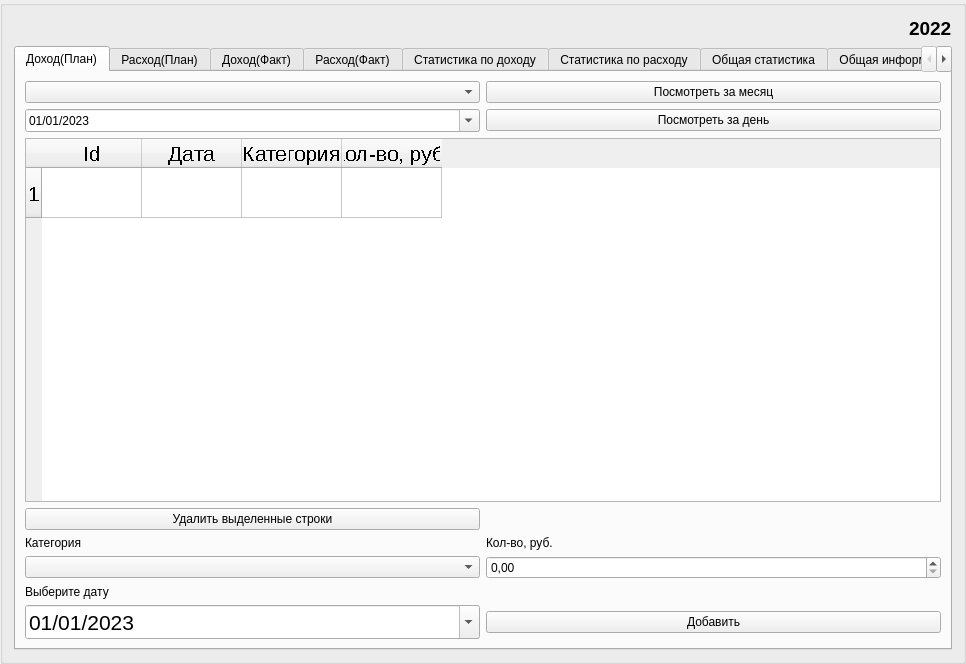
<?xml version="1.0" encoding="UTF-8"?>
<ui version="4.0">
 <class>QGroupBox</class>
 <widget class="QGroupBox" name="QGroupBox">
  <property name="geometry">
   <rect>
    <x>0</x>
    <y>0</y>
    <width>966</width>
    <height>664</height>
   </rect>
  </property>
  <property name="windowTitle">
   <string>Доходы/Расходы</string>
  </property>
  <property name="styleSheet">
   <string notr="true"/>
  </property>
  <layout class="QVBoxLayout" name="verticalLayout">
   <item alignment="Qt::AlignRight">
    <widget class="QLabel" name="year_label">
     <property name="font">
      <font>
       <pointsize>14</pointsize>
       <weight>75</weight>
       <italic>false</italic>
       <bold>true</bold>
       <underline>false</underline>
       <strikeout>false</strikeout>
       <kerning>false</kerning>
      </font>
     </property>
     <property name="text">
      <string>2022</string>
     </property>
    </widget>
   </item>
   <item>
    <widget class="QTabWidget" name="tabWidget">
     <property name="focusPolicy">
      <enum>Qt::StrongFocus</enum>
     </property>
     <property name="styleSheet">
      <string notr="true"/>
     </property>
     <property name="locale">
      <locale language="Russian" country="Russia"/>
     </property>
     <property name="currentIndex">
      <number>0</number>
     </property>
     <widget class="QWidget" name="tab">
      <property name="sizePolicy">
       <sizepolicy hsizetype="Preferred" vsizetype="Preferred">
        <horstretch>0</horstretch>
        <verstretch>0</verstretch>
       </sizepolicy>
      </property>
      <property name="focusPolicy">
       <enum>Qt::StrongFocus</enum>
      </property>
      <attribute name="title">
       <string>Доход(План)</string>
      </attribute>
      <layout class="QGridLayout" name="gridLayout">
       <item row="7" column="0">
        <widget class="QLabel" name="tab1_label_4">
         <property name="text">
          <string>Выберите дату</string>
         </property>
        </widget>
       </item>
       <item row="3" column="0" colspan="4">
        <widget class="QTableWidget" name="tab1_table">
         <property name="font">
          <font>
           <family>Ubuntu</family>
           <pointsize>16</pointsize>
           <weight>50</weight>
           <italic>false</italic>
           <bold>false</bold>
           <strikeout>false</strikeout>
           <stylestrategy>NoAntialias</stylestrategy>
          </font>
         </property>
         <property name="cursor" stdset="0">
          <cursorShape>CrossCursor</cursorShape>
         </property>
         <property name="mouseTracking">
          <bool>true</bool>
         </property>
         <property name="focusPolicy">
          <enum>Qt::StrongFocus</enum>
         </property>
         <property name="contextMenuPolicy">
          <enum>Qt::DefaultContextMenu</enum>
         </property>
         <property name="acceptDrops">
          <bool>false</bool>
         </property>
         <property name="layoutDirection">
          <enum>Qt::LeftToRight</enum>
         </property>
         <property name="editTriggers">
          <set>QAbstractItemView::AnyKeyPressed|QAbstractItemView::DoubleClicked|QAbstractItemView::EditKeyPressed|QAbstractItemView::SelectedClicked</set>
         </property>
         <property name="alternatingRowColors">
          <bool>true</bool>
         </property>
         <property name="horizontalScrollMode">
          <enum>QAbstractItemView::ScrollPerPixel</enum>
         </property>
         <property name="rowCount">
          <number>1</number>
         </property>
         <property name="columnCount">
          <number>4</number>
         </property>
         <attribute name="horizontalHeaderVisible">
          <bool>true</bool>
         </attribute>
         <attribute name="horizontalHeaderMinimumSectionSize">
          <number>50</number>
         </attribute>
         <attribute name="horizontalHeaderDefaultSectionSize">
          <number>100</number>
         </attribute>
         <attribute name="verticalHeaderMinimumSectionSize">
          <number>30</number>
         </attribute>
         <attribute name="verticalHeaderDefaultSectionSize">
          <number>50</number>
         </attribute>
         <row/>
         <column>
          <property name="text">
           <string>Id</string>
          </property>
         </column>
         <column>
          <property name="text">
           <string>Дата</string>
          </property>
         </column>
         <column>
          <property name="text">
           <string>Категория</string>
          </property>
         </column>
         <column>
          <property name="text">
           <string>Кол-во, руб.</string>
          </property>
         </column>
        </widget>
       </item>
       <item row="5" column="0">
        <widget class="QLabel" name="tab1_label">
         <property name="text">
          <string>Категория</string>
         </property>
        </widget>
       </item>
       <item row="6" column="0" colspan="2">
        <widget class="QComboBox" name="tab1_cbox_2"/>
       </item>
       <item row="8" column="0" colspan="2">
        <widget class="QDateEdit" name="tab1_dateEdit">
         <property name="font">
          <font>
           <pointsize>16</pointsize>
          </font>
         </property>
         <property name="locale">
          <locale language="Russian" country="Russia"/>
         </property>
         <property name="dateTime">
          <datetime>
           <hour>0</hour>
           <minute>0</minute>
           <second>0</second>
           <year>2023</year>
           <month>1</month>
           <day>1</day>
          </datetime>
         </property>
         <property name="displayFormat">
          <string>dd/MM/yyyy</string>
         </property>
         <property name="calendarPopup">
          <bool>true</bool>
         </property>
         <property name="timeSpec">
          <enum>Qt::LocalTime</enum>
         </property>
         <property name="date">
          <date>
           <year>2023</year>
           <month>1</month>
           <day>1</day>
          </date>
         </property>
        </widget>
       </item>
       <item row="4" column="0" colspan="2">
        <widget class="QPushButton" name="tab1_pushButton_3">
         <property name="styleSheet">
          <string notr="true"/>
         </property>
         <property name="text">
          <string>Удалить выделенные строки</string>
         </property>
        </widget>
       </item>
       <item row="6" column="2" colspan="2">
        <widget class="QDoubleSpinBox" name="tab1_value">
         <property name="decimals">
          <number>2</number>
         </property>
         <property name="maximum">
          <double>10000000000000000905969664.000000000000000</double>
         </property>
        </widget>
       </item>
       <item row="8" column="2" colspan="2">
        <widget class="QPushButton" name="tab1_pushButton">
         <property name="styleSheet">
          <string notr="true"/>
         </property>
         <property name="text">
          <string>Добавить</string>
         </property>
        </widget>
       </item>
       <item row="0" column="0" colspan="2">
        <widget class="QComboBox" name="tab1_cbox"/>
       </item>
       <item row="1" column="0" colspan="2">
        <widget class="QDateEdit" name="tab1_dateEdit_2">
         <property name="locale">
          <locale language="Russian" country="Russia"/>
         </property>
         <property name="dateTime">
          <datetime>
           <hour>0</hour>
           <minute>0</minute>
           <second>0</second>
           <year>2023</year>
           <month>1</month>
           <day>1</day>
          </datetime>
         </property>
         <property name="displayFormat">
          <string>dd/MM/yyyy</string>
         </property>
         <property name="calendarPopup">
          <bool>true</bool>
         </property>
         <property name="timeSpec">
          <enum>Qt::LocalTime</enum>
         </property>
         <property name="date">
          <date>
           <year>2023</year>
           <month>1</month>
           <day>1</day>
          </date>
         </property>
        </widget>
       </item>
       <item row="0" column="2" colspan="2">
        <widget class="QPushButton" name="tab1_pushButton_2">
         <property name="text">
          <string>Посмотреть за месяц</string>
         </property>
        </widget>
       </item>
       <item row="1" column="2" colspan="2">
        <widget class="QPushButton" name="tab1_pushButton_4">
         <property name="text">
          <string>Посмотреть за день</string>
         </property>
        </widget>
       </item>
       <item row="5" column="2">
        <widget class="QLabel" name="tab1_label_2">
         <property name="text">
          <string>Кол-во, руб.</string>
         </property>
        </widget>
       </item>
      </layout>
     </widget>
     <widget class="QWidget" name="tab_2">
      <attribute name="title">
       <string>Расход(План)</string>
      </attribute>
      <layout class="QGridLayout" name="gridLayout_2">
       <item row="0" column="0">
        <widget class="QComboBox" name="tab2_cbox"/>
       </item>
       <item row="0" column="1">
        <widget class="QPushButton" name="tab2_pushButton_2">
         <property name="text">
          <string>Посмотреть за месяц</string>
         </property>
        </widget>
       </item>
       <item row="1" column="0">
        <widget class="QDateEdit" name="tab2_dateEdit_2">
         <property name="locale">
          <locale language="Russian" country="Russia"/>
         </property>
         <property name="dateTime">
          <datetime>
           <hour>0</hour>
           <minute>0</minute>
           <second>0</second>
           <year>2023</year>
           <month>1</month>
           <day>1</day>
          </datetime>
         </property>
         <property name="displayFormat">
          <string>dd/MM/yyyy</string>
         </property>
         <property name="calendarPopup">
          <bool>true</bool>
         </property>
         <property name="timeSpec">
          <enum>Qt::LocalTime</enum>
         </property>
         <property name="date">
          <date>
           <year>2023</year>
           <month>1</month>
           <day>1</day>
          </date>
         </property>
        </widget>
       </item>
       <item row="1" column="1">
        <widget class="QPushButton" name="tab2_pushButton_4">
         <property name="text">
          <string>Посмотреть за день</string>
         </property>
        </widget>
       </item>
       <item row="2" column="0" colspan="2">
        <widget class="QTableWidget" name="tab2_table">
         <property name="font">
          <font>
           <family>Ubuntu</family>
           <pointsize>16</pointsize>
           <weight>50</weight>
           <italic>false</italic>
           <bold>false</bold>
           <strikeout>false</strikeout>
          </font>
         </property>
         <property name="cursor" stdset="0">
          <cursorShape>CrossCursor</cursorShape>
         </property>
         <property name="focusPolicy">
          <enum>Qt::StrongFocus</enum>
         </property>
         <property name="layoutDirection">
          <enum>Qt::LeftToRight</enum>
         </property>
         <property name="editTriggers">
          <set>QAbstractItemView::AnyKeyPressed|QAbstractItemView::DoubleClicked|QAbstractItemView::EditKeyPressed|QAbstractItemView::SelectedClicked</set>
         </property>
         <property name="alternatingRowColors">
          <bool>true</bool>
         </property>
         <property name="rowCount">
          <number>1</number>
         </property>
         <property name="columnCount">
          <number>4</number>
         </property>
         <attribute name="horizontalHeaderMinimumSectionSize">
          <number>50</number>
         </attribute>
         <attribute name="verticalHeaderMinimumSectionSize">
          <number>30</number>
         </attribute>
         <attribute name="verticalHeaderDefaultSectionSize">
          <number>50</number>
         </attribute>
         <row/>
         <column>
          <property name="text">
           <string>Id</string>
          </property>
         </column>
         <column>
          <property name="text">
           <string>Дата</string>
          </property>
         </column>
         <column>
          <property name="text">
           <string>Категория</string>
          </property>
         </column>
         <column>
          <property name="text">
           <string>Кол-во, руб.</string>
          </property>
         </column>
        </widget>
       </item>
       <item row="3" column="0">
        <widget class="QPushButton" name="tab2_pushButton_3">
         <property name="text">
          <string>Удалить выделенные строки</string>
         </property>
        </widget>
       </item>
       <item row="4" column="0">
        <widget class="QLabel" name="tab2_label">
         <property name="text">
          <string>Категория</string>
         </property>
        </widget>
       </item>
       <item row="4" column="1">
        <widget class="QLabel" name="tab2_label_2">
         <property name="text">
          <string>Кол-во, руб.</string>
         </property>
        </widget>
       </item>
       <item row="5" column="1">
        <widget class="QDoubleSpinBox" name="tab2_value">
         <property name="decimals">
          <number>2</number>
         </property>
         <property name="maximum">
          <double>10000000000000000905969664.000000000000000</double>
         </property>
        </widget>
       </item>
       <item row="6" column="0">
        <widget class="QLabel" name="tab2_label_1">
         <property name="text">
          <string>Выберите дату</string>
         </property>
        </widget>
       </item>
       <item row="7" column="0">
        <widget class="QDateEdit" name="tab2_dateEdit">
         <property name="font">
          <font>
           <pointsize>16</pointsize>
          </font>
         </property>
         <property name="locale">
          <locale language="Russian" country="Russia"/>
         </property>
         <property name="dateTime">
          <datetime>
           <hour>0</hour>
           <minute>0</minute>
           <second>0</second>
           <year>2023</year>
           <month>1</month>
           <day>1</day>
          </datetime>
         </property>
         <property name="displayFormat">
          <string>dd/MM/yyyy</string>
         </property>
         <property name="calendarPopup">
          <bool>true</bool>
         </property>
         <property name="timeSpec">
          <enum>Qt::LocalTime</enum>
         </property>
         <property name="date">
          <date>
           <year>2023</year>
           <month>1</month>
           <day>1</day>
          </date>
         </property>
        </widget>
       </item>
       <item row="7" column="1">
        <widget class="QPushButton" name="tab2_pushButton">
         <property name="text">
          <string>Добавить</string>
         </property>
        </widget>
       </item>
       <item row="5" column="0">
        <widget class="QComboBox" name="tab2_cbox_2"/>
       </item>
      </layout>
     </widget>
     <widget class="QWidget" name="tab_3">
      <attribute name="title">
       <string>Доход(Факт)</string>
      </attribute>
      <layout class="QGridLayout" name="gridLayout_3">
       <item row="0" column="0">
        <widget class="QComboBox" name="tab3_cbox"/>
       </item>
       <item row="0" column="1">
        <widget class="QPushButton" name="tab3_pushButton_2">
         <property name="text">
          <string>Посмотреть за месяц</string>
         </property>
        </widget>
       </item>
       <item row="1" column="0">
        <widget class="QDateEdit" name="tab3_dateEdit_2">
         <property name="locale">
          <locale language="Russian" country="Russia"/>
         </property>
         <property name="dateTime">
          <datetime>
           <hour>0</hour>
           <minute>0</minute>
           <second>0</second>
           <year>2023</year>
           <month>1</month>
           <day>1</day>
          </datetime>
         </property>
         <property name="displayFormat">
          <string>dd/MM/yyyy</string>
         </property>
         <property name="calendarPopup">
          <bool>true</bool>
         </property>
         <property name="timeSpec">
          <enum>Qt::LocalTime</enum>
         </property>
         <property name="date">
          <date>
           <year>2023</year>
           <month>1</month>
           <day>1</day>
          </date>
         </property>
        </widget>
       </item>
       <item row="1" column="1">
        <widget class="QPushButton" name="tab3_pushButton_4">
         <property name="text">
          <string>Посмотреть за день</string>
         </property>
        </widget>
       </item>
       <item row="2" column="0" colspan="2">
        <widget class="QTableWidget" name="tab3_table">
         <property name="font">
          <font>
           <family>Ubuntu</family>
           <pointsize>16</pointsize>
           <weight>50</weight>
           <italic>false</italic>
           <bold>false</bold>
           <strikeout>false</strikeout>
          </font>
         </property>
         <property name="cursor" stdset="0">
          <cursorShape>CrossCursor</cursorShape>
         </property>
         <property name="focusPolicy">
          <enum>Qt::StrongFocus</enum>
         </property>
         <property name="layoutDirection">
          <enum>Qt::LeftToRight</enum>
         </property>
         <property name="editTriggers">
          <set>QAbstractItemView::AnyKeyPressed|QAbstractItemView::DoubleClicked|QAbstractItemView::EditKeyPressed|QAbstractItemView::SelectedClicked</set>
         </property>
         <property name="alternatingRowColors">
          <bool>true</bool>
         </property>
         <property name="rowCount">
          <number>1</number>
         </property>
         <property name="columnCount">
          <number>4</number>
         </property>
         <attribute name="horizontalHeaderMinimumSectionSize">
          <number>50</number>
         </attribute>
         <attribute name="verticalHeaderMinimumSectionSize">
          <number>30</number>
         </attribute>
         <attribute name="verticalHeaderDefaultSectionSize">
          <number>50</number>
         </attribute>
         <row/>
         <column>
          <property name="text">
           <string>Id</string>
          </property>
         </column>
         <column>
          <property name="text">
           <string>Дата</string>
          </property>
         </column>
         <column>
          <property name="text">
           <string>Категория</string>
          </property>
         </column>
         <column>
          <property name="text">
           <string>Кол-во, руб.</string>
          </property>
         </column>
        </widget>
       </item>
       <item row="3" column="0">
        <widget class="QPushButton" name="tab3_pushButton_3">
         <property name="text">
          <string>Удалить выделенные строки</string>
         </property>
        </widget>
       </item>
       <item row="4" column="0">
        <widget class="QLabel" name="tab3_label">
         <property name="text">
          <string>Категория</string>
         </property>
        </widget>
       </item>
       <item row="4" column="1">
        <widget class="QLabel" name="tab3_label_1">
         <property name="text">
          <string>Кол-во, руб.</string>
         </property>
        </widget>
       </item>
       <item row="5" column="1">
        <widget class="QDoubleSpinBox" name="tab3_value">
         <property name="decimals">
          <number>2</number>
         </property>
         <property name="maximum">
          <double>10000000000000000905969664.000000000000000</double>
         </property>
        </widget>
       </item>
       <item row="6" column="0">
        <widget class="QLabel" name="tab3_label_2">
         <property name="text">
          <string>Выберите дату</string>
         </property>
        </widget>
       </item>
       <item row="7" column="0">
        <widget class="QDateEdit" name="tab3_dateEdit">
         <property name="font">
          <font>
           <pointsize>16</pointsize>
          </font>
         </property>
         <property name="locale">
          <locale language="Russian" country="Russia"/>
         </property>
         <property name="dateTime">
          <datetime>
           <hour>0</hour>
           <minute>0</minute>
           <second>0</second>
           <year>2023</year>
           <month>1</month>
           <day>1</day>
          </datetime>
         </property>
         <property name="displayFormat">
          <string>dd/MM/yyyy</string>
         </property>
         <property name="calendarPopup">
          <bool>true</bool>
         </property>
         <property name="timeSpec">
          <enum>Qt::LocalTime</enum>
         </property>
         <property name="date">
          <date>
           <year>2023</year>
           <month>1</month>
           <day>1</day>
          </date>
         </property>
        </widget>
       </item>
       <item row="7" column="1">
        <widget class="QPushButton" name="tab3_pushButton">
         <property name="text">
          <string>Добавить</string>
         </property>
        </widget>
       </item>
       <item row="5" column="0">
        <widget class="QComboBox" name="tab3_cbox_2"/>
       </item>
      </layout>
     </widget>
     <widget class="QWidget" name="tab_4">
      <attribute name="title">
       <string>Расход(Факт)</string>
      </attribute>
      <layout class="QGridLayout" name="gridLayout_4">
       <item row="0" column="0">
        <widget class="QComboBox" name="tab4_cbox"/>
       </item>
       <item row="0" column="1">
        <widget class="QPushButton" name="tab4_pushButton_2">
         <property name="text">
          <string>Посмотреть за месяц</string>
         </property>
        </widget>
       </item>
       <item row="1" column="0">
        <widget class="QDateEdit" name="tab4_dateEdit_2">
         <property name="dateTime">
          <datetime>
           <hour>0</hour>
           <minute>0</minute>
           <second>0</second>
           <year>2023</year>
           <month>1</month>
           <day>1</day>
          </datetime>
         </property>
         <property name="displayFormat">
          <string>dd/MM/yyyy</string>
         </property>
         <property name="calendarPopup">
          <bool>true</bool>
         </property>
         <property name="timeSpec">
          <enum>Qt::LocalTime</enum>
         </property>
         <property name="date">
          <date>
           <year>2023</year>
           <month>1</month>
           <day>1</day>
          </date>
         </property>
        </widget>
       </item>
       <item row="1" column="1">
        <widget class="QPushButton" name="tab4_pushButton_4">
         <property name="text">
          <string>Посмотреть за день</string>
         </property>
        </widget>
       </item>
       <item row="2" column="0" colspan="2">
        <widget class="QTableWidget" name="tab4_table">
         <property name="font">
          <font>
           <family>Ubuntu</family>
           <pointsize>16</pointsize>
           <weight>50</weight>
           <italic>false</italic>
           <bold>false</bold>
           <strikeout>false</strikeout>
          </font>
         </property>
         <property name="cursor" stdset="0">
          <cursorShape>CrossCursor</cursorShape>
         </property>
         <property name="focusPolicy">
          <enum>Qt::StrongFocus</enum>
         </property>
         <property name="layoutDirection">
          <enum>Qt::LeftToRight</enum>
         </property>
         <property name="editTriggers">
          <set>QAbstractItemView::AnyKeyPressed|QAbstractItemView::DoubleClicked|QAbstractItemView::EditKeyPressed|QAbstractItemView::SelectedClicked</set>
         </property>
         <property name="alternatingRowColors">
          <bool>true</bool>
         </property>
         <property name="rowCount">
          <number>1</number>
         </property>
         <property name="columnCount">
          <number>4</number>
         </property>
         <attribute name="horizontalHeaderMinimumSectionSize">
          <number>50</number>
         </attribute>
         <attribute name="verticalHeaderMinimumSectionSize">
          <number>30</number>
         </attribute>
         <attribute name="verticalHeaderDefaultSectionSize">
          <number>50</number>
         </attribute>
         <row/>
         <column>
          <property name="text">
           <string>Id</string>
          </property>
         </column>
         <column>
          <property name="text">
           <string>Дата</string>
          </property>
         </column>
         <column>
          <property name="text">
           <string>Категория</string>
          </property>
         </column>
         <column>
          <property name="text">
           <string>Кол-во, руб.</string>
          </property>
         </column>
        </widget>
       </item>
       <item row="3" column="0">
        <widget class="QPushButton" name="tab4_pushButton_3">
         <property name="text">
          <string>Удалить выделенные строки</string>
         </property>
        </widget>
       </item>
       <item row="4" column="0">
        <widget class="QLabel" name="tab4_label_5">
         <property name="text">
          <string>Категория</string>
         </property>
        </widget>
       </item>
       <item row="4" column="1">
        <widget class="QLabel" name="tab4_label_4">
         <property name="text">
          <string>Кол-во, руб.</string>
         </property>
        </widget>
       </item>
       <item row="5" column="1">
        <widget class="QDoubleSpinBox" name="tab4_value">
         <property name="decimals">
          <number>2</number>
         </property>
         <property name="maximum">
          <double>10000000000000000905969664.000000000000000</double>
         </property>
        </widget>
       </item>
       <item row="6" column="0">
        <widget class="QLabel" name="tab4_label_3">
         <property name="text">
          <string>Выберите дату</string>
         </property>
        </widget>
       </item>
       <item row="7" column="0">
        <widget class="QDateEdit" name="tab4_dateEdit">
         <property name="font">
          <font>
           <pointsize>16</pointsize>
          </font>
         </property>
         <property name="dateTime">
          <datetime>
           <hour>0</hour>
           <minute>0</minute>
           <second>0</second>
           <year>2023</year>
           <month>1</month>
           <day>1</day>
          </datetime>
         </property>
         <property name="displayFormat">
          <string>dd/MM/yyyy</string>
         </property>
         <property name="calendarPopup">
          <bool>true</bool>
         </property>
         <property name="timeSpec">
          <enum>Qt::LocalTime</enum>
         </property>
         <property name="date">
          <date>
           <year>2023</year>
           <month>1</month>
           <day>1</day>
          </date>
         </property>
        </widget>
       </item>
       <item row="7" column="1">
        <widget class="QPushButton" name="tab4_pushButton">
         <property name="text">
          <string>Добавить</string>
         </property>
        </widget>
       </item>
       <item row="5" column="0">
        <widget class="QComboBox" name="tab4_cbox_2"/>
       </item>
      </layout>
     </widget>
     <widget class="QWidget" name="tab_5">
      <attribute name="title">
       <string>Статистика по доходу</string>
      </attribute>
      <layout class="QVBoxLayout" name="verticalLayout_3">
       <item>
        <layout class="QVBoxLayout" name="verticalLayout_2">
         <item>
          <layout class="QHBoxLayout" name="horizontalLayout_2">
           <item>
            <widget class="QPushButton" name="tab5_pie_year">
             <property name="text">
              <string>Распределение за год по категориям</string>
             </property>
            </widget>
           </item>
           <item>
            <widget class="QPushButton" name="tab5_bar_year">
             <property name="text">
              <string>Гистограмма за год</string>
             </property>
            </widget>
           </item>
          </layout>
         </item>
         <item>
          <layout class="QHBoxLayout" name="horizontalLayout">
           <item>
            <widget class="QComboBox" name="tab5_cbox"/>
           </item>
           <item>
            <widget class="QPushButton" name="tab5_pie_month">
             <property name="text">
              <string>Распределение за месяц по категориям</string>
             </property>
            </widget>
           </item>
           <item>
            <widget class="QPushButton" name="tab5_plot_month">
             <property name="text">
              <string>Изменение за месяц по дням</string>
             </property>
            </widget>
           </item>
          </layout>
         </item>
        </layout>
       </item>
       <item>
        <widget class="QWidget" name="tab5_widget" native="true">
         <property name="sizePolicy">
          <sizepolicy hsizetype="Expanding" vsizetype="Expanding">
           <horstretch>0</horstretch>
           <verstretch>0</verstretch>
          </sizepolicy>
         </property>
        </widget>
       </item>
      </layout>
     </widget>
     <widget class="QWidget" name="tab_6">
      <attribute name="title">
       <string>Статистика по расходу</string>
      </attribute>
      <layout class="QVBoxLayout" name="verticalLayout_7">
       <item>
        <layout class="QVBoxLayout" name="verticalLayout_6">
         <item>
          <layout class="QHBoxLayout" name="horizontalLayout_5">
           <item>
            <widget class="QPushButton" name="tab6_pie_year">
             <property name="text">
              <string>Распределение за год по категориям</string>
             </property>
            </widget>
           </item>
           <item>
            <widget class="QPushButton" name="tab6_bar_year">
             <property name="text">
              <string>Гистограмма за год</string>
             </property>
            </widget>
           </item>
          </layout>
         </item>
         <item>
          <layout class="QHBoxLayout" name="horizontalLayout_6">
           <item>
            <widget class="QComboBox" name="tab6_cbox"/>
           </item>
           <item>
            <widget class="QPushButton" name="tab6_pie_month">
             <property name="text">
              <string>Распределение за месяц по категориям</string>
             </property>
            </widget>
           </item>
           <item>
            <widget class="QPushButton" name="tab6_plot_month">
             <property name="text">
              <string>Изменение за месяц по дням</string>
             </property>
            </widget>
           </item>
          </layout>
         </item>
        </layout>
       </item>
       <item>
        <widget class="QWidget" name="tab6_widget" native="true">
         <property name="sizePolicy">
          <sizepolicy hsizetype="Expanding" vsizetype="Expanding">
           <horstretch>0</horstretch>
           <verstretch>0</verstretch>
          </sizepolicy>
         </property>
        </widget>
       </item>
      </layout>
     </widget>
     <widget class="QWidget" name="tab_7">
      <attribute name="title">
       <string>Общая статистика</string>
      </attribute>
      <layout class="QVBoxLayout" name="verticalLayout_8">
       <item>
        <layout class="QHBoxLayout" name="horizontalLayout_7">
         <item>
          <widget class="QPushButton" name="tab7_hist">
           <property name="text">
            <string>Гистограмма(Не работает)</string>
           </property>
          </widget>
         </item>
         <item>
          <widget class="QPushButton" name="tab7_plot">
           <property name="text">
            <string>Линейная</string>
           </property>
          </widget>
         </item>
        </layout>
       </item>
       <item>
        <widget class="QWidget" name="tab7_widget" native="true">
         <property name="sizePolicy">
          <sizepolicy hsizetype="Expanding" vsizetype="Expanding">
           <horstretch>0</horstretch>
           <verstretch>0</verstretch>
          </sizepolicy>
         </property>
        </widget>
       </item>
      </layout>
     </widget>
     <widget class="QWidget" name="tab_8">
      <attribute name="title">
       <string>Общая информация</string>
      </attribute>
      <layout class="QGridLayout" name="gridLayout_5">
       <item row="0" column="0">
        <layout class="QHBoxLayout" name="horizontalLayout_3">
         <item>
          <layout class="QVBoxLayout" name="verticalLayout_9">
           <item>
            <widget class="QLabel" name="tab8_inc">
             <property name="font">
              <font>
               <pointsize>22</pointsize>
              </font>
             </property>
             <property name="text">
              <string>Доход</string>
             </property>
             <property name="alignment">
              <set>Qt::AlignCenter</set>
             </property>
            </widget>
           </item>
           <item>
            <layout class="QVBoxLayout" name="verticalLayout_5">
             <item>
              <widget class="Line" name="line_5">
               <property name="orientation">
                <enum>Qt::Horizontal</enum>
               </property>
              </widget>
             </item>
             <item>
              <widget class="QLabel" name="tab8_all_fact">
               <property name="sizePolicy">
                <sizepolicy hsizetype="Expanding" vsizetype="Expanding">
                 <horstretch>0</horstretch>
                 <verstretch>0</verstretch>
                </sizepolicy>
               </property>
               <property name="font">
                <font>
                 <pointsize>14</pointsize>
                </font>
               </property>
               <property name="text">
                <string>Всего получено(Факт)</string>
               </property>
              </widget>
             </item>
             <item>
              <widget class="Line" name="line">
               <property name="orientation">
                <enum>Qt::Horizontal</enum>
               </property>
              </widget>
             </item>
             <item>
              <widget class="QLabel" name="tab8_all_plan">
               <property name="sizePolicy">
                <sizepolicy hsizetype="Expanding" vsizetype="Expanding">
                 <horstretch>0</horstretch>
                 <verstretch>0</verstretch>
                </sizepolicy>
               </property>
               <property name="font">
                <font>
                 <pointsize>14</pointsize>
                </font>
               </property>
               <property name="text">
                <string>Всего планировалось получить(План)</string>
               </property>
              </widget>
             </item>
             <item>
              <widget class="Line" name="line_3">
               <property name="orientation">
                <enum>Qt::Horizontal</enum>
               </property>
              </widget>
             </item>
             <item>
              <widget class="QLabel" name="tab8_relative">
               <property name="sizePolicy">
                <sizepolicy hsizetype="Expanding" vsizetype="Expanding">
                 <horstretch>0</horstretch>
                 <verstretch>0</verstretch>
                </sizepolicy>
               </property>
               <property name="font">
                <font>
                 <pointsize>14</pointsize>
                </font>
               </property>
               <property name="text">
                <string>Относительное отклонение от плана(%)</string>
               </property>
              </widget>
             </item>
             <item>
              <widget class="Line" name="line_8">
               <property name="orientation">
                <enum>Qt::Horizontal</enum>
               </property>
              </widget>
             </item>
             <item>
              <widget class="QLabel" name="tab8_absolute">
               <property name="sizePolicy">
                <sizepolicy hsizetype="Expanding" vsizetype="Expanding">
                 <horstretch>0</horstretch>
                 <verstretch>0</verstretch>
                </sizepolicy>
               </property>
               <property name="font">
                <font>
                 <pointsize>14</pointsize>
                </font>
               </property>
               <property name="text">
                <string>Абсолютное отклонение от плана(руб.)</string>
               </property>
              </widget>
             </item>
            </layout>
           </item>
          </layout>
         </item>
         <item>
          <widget class="Line" name="line_7">
           <property name="orientation">
            <enum>Qt::Vertical</enum>
           </property>
          </widget>
         </item>
         <item>
          <layout class="QVBoxLayout" name="verticalLayout_10">
           <item>
            <widget class="QLabel" name="tab8_exp">
             <property name="font">
              <font>
               <pointsize>22</pointsize>
              </font>
             </property>
             <property name="text">
              <string>Расход</string>
             </property>
             <property name="textFormat">
              <enum>Qt::AutoText</enum>
             </property>
             <property name="alignment">
              <set>Qt::AlignCenter</set>
             </property>
            </widget>
           </item>
           <item>
            <layout class="QVBoxLayout" name="verticalLayout_4">
             <item>
              <widget class="Line" name="line_6">
               <property name="orientation">
                <enum>Qt::Horizontal</enum>
               </property>
              </widget>
             </item>
             <item>
              <widget class="QLabel" name="tab8_all_fact_2">
               <property name="sizePolicy">
                <sizepolicy hsizetype="Expanding" vsizetype="Expanding">
                 <horstretch>0</horstretch>
                 <verstretch>0</verstretch>
                </sizepolicy>
               </property>
               <property name="font">
                <font>
                 <pointsize>14</pointsize>
                </font>
               </property>
               <property name="text">
                <string>Всего потрачено(Факт)</string>
               </property>
              </widget>
             </item>
             <item>
              <widget class="Line" name="line_2">
               <property name="orientation">
                <enum>Qt::Horizontal</enum>
               </property>
              </widget>
             </item>
             <item>
              <widget class="QLabel" name="tab8_all_plan_2">
               <property name="sizePolicy">
                <sizepolicy hsizetype="Expanding" vsizetype="Expanding">
                 <horstretch>0</horstretch>
                 <verstretch>0</verstretch>
                </sizepolicy>
               </property>
               <property name="font">
                <font>
                 <pointsize>14</pointsize>
                </font>
               </property>
               <property name="text">
                <string>Всего планировалось потратить(План)</string>
               </property>
              </widget>
             </item>
             <item>
              <widget class="Line" name="line_4">
               <property name="orientation">
                <enum>Qt::Horizontal</enum>
               </property>
              </widget>
             </item>
             <item>
              <widget class="QLabel" name="tab8_relative_2">
               <property name="sizePolicy">
                <sizepolicy hsizetype="Expanding" vsizetype="Expanding">
                 <horstretch>0</horstretch>
                 <verstretch>0</verstretch>
                </sizepolicy>
               </property>
               <property name="font">
                <font>
                 <pointsize>14</pointsize>
                </font>
               </property>
               <property name="text">
                <string>Относительное отклонение от плана(%)</string>
               </property>
              </widget>
             </item>
             <item>
              <widget class="Line" name="line_9">
               <property name="orientation">
                <enum>Qt::Horizontal</enum>
               </property>
              </widget>
             </item>
             <item>
              <widget class="QLabel" name="tab8_absolute_2">
               <property name="sizePolicy">
                <sizepolicy hsizetype="Expanding" vsizetype="Expanding">
                 <horstretch>0</horstretch>
                 <verstretch>0</verstretch>
                </sizepolicy>
               </property>
               <property name="font">
                <font>
                 <pointsize>14</pointsize>
                </font>
               </property>
               <property name="text">
                <string>Абсолютное отклонение от плана(руб.)</string>
               </property>
               <property name="scaledContents">
                <bool>false</bool>
               </property>
              </widget>
             </item>
            </layout>
           </item>
          </layout>
         </item>
        </layout>
       </item>
       <item row="1" column="0">
        <widget class="QPushButton" name="tab8_refresh_button">
         <property name="text">
          <string>Показать данные</string>
         </property>
        </widget>
       </item>
      </layout>
     </widget>
    </widget>
   </item>
  </layout>
 </widget>
 <resources/>
 <connections/>
</ui>
